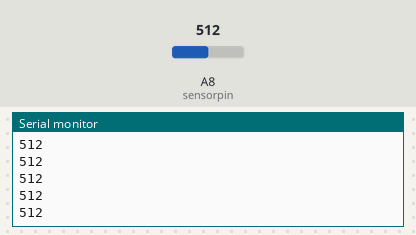
Simulated run of this sketch. Board: Arduino Mega 2560, built with avr-gcc and run on an emulated ATmega2560. Parts: the last lines printed to the serial monitor. Inputs (shaded band) come from the test bench; at power-on: A8 (sensorpin) = 512.

Above: at 1.2 s.
1.3 s: A8 (sensorpin) set to 716
At 2.4 s:
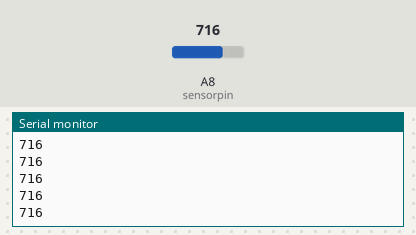
2.8 s: A8 (sensorpin) set to 900
At 3.6 s:
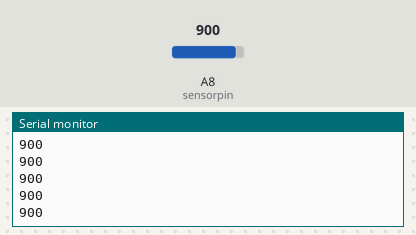
Timing chart, 0 to 5.8 s (numbered marks = the images above; inputs shaded):
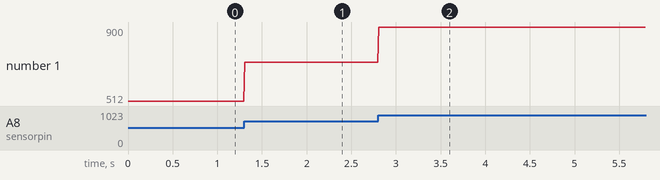

The sketch:

distanceSensor_test.ino
```cpp
int sensorpin = A8;                 // analog pin used to connect the sharp sensor
int val = 0;                 // variable to store the values from sensor(initially zero)

void setup()
{
  Serial.begin(115200);               // starts the serial monitor
}

void loop()
{
  val = analogRead(sensorpin);       // reads the value of the sharp sensor
  Serial.println(val);            // prints the value of the sensor to the serial monitor
  delay(10);                    // wait for this much time before printing next value
}
```

Measured:
- after the input at 1.3 s, the serial monitor: prints a new line at once (image 1)
- after the input at 2.8 s, the serial monitor: prints a new line at once (image 2)
- plotted number 1: 512 → 716 after the input at 1.3 s, 716 → 900 after the input at 2.8 s
